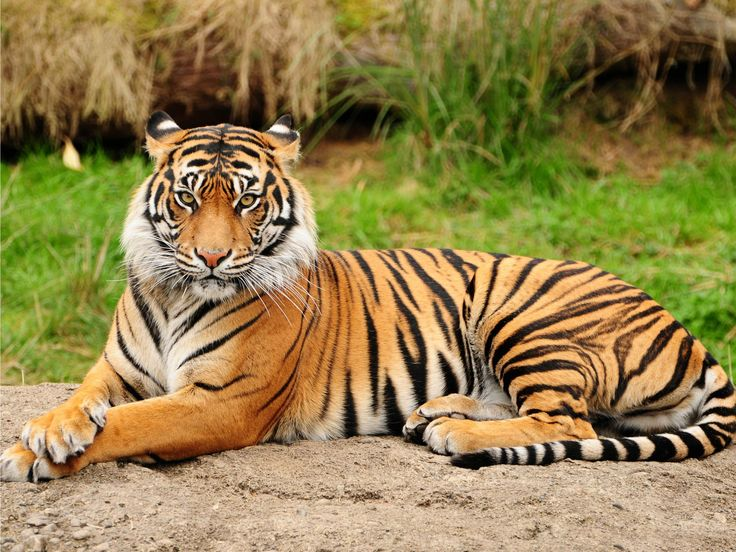
#> input picture images/tiger.jpg, 736 x 552 px
$ jupyter execute --allow-errors week_1.ipynb   (shell and % lines are left out)
#> lines starting #> are read from the running program, lines starting #| are printed output that depends on the picture
### labs/utils.py
import numpy as np
import copy
import cv2
import matplotlib.image as mpimg
from matplotlib import pyplot as plt
import random
from PIL import Image
from typing import Union
from sklearn.feature_extraction.image import check_array, _extract_patches, \
_compute_n_patches, check_random_state


def extract_patches_2d(image, patch_size, *, max_patches=None,
                       random_state=None):
    """Reshape a 2D image into a collection of patches

    The resulting patches are allocated in a dedicated array.

    Read more in the :ref:`User Guide <image_feature_extraction>`.

    Parameters
    ----------
    image : ndarray of shape (image_height, image_width) or \
        (image_height, image_width, n_channels)
        The original image data. For color images, the last dimension specifies
        the channel: a RGB image would have `n_channels=3`.

    patch_size : tuple of int (patch_height, patch_width)
        The dimensions of one patch.

    max_patches : int or float, default=None
        The maximum number of patches to extract. If `max_patches` is a float
        between 0 and 1, it is taken to be a proportion of the total number
        of patches.

    random_state : int, RandomState instance, default=None
        Determines the random number generator used for random sampling when
        `max_patches` is not None. Use an int to make the randomness
        deterministic.
        See :term:`Glossary <random_state>`.

    Returns
    -------
    patches : array of shape (n_patches, patch_height, patch_width) or \
        (n_patches, patch_height, patch_width, n_channels)
        The collection of patches extracted from the image, where `n_patches`
        is either `max_patches` or the total number of patches that can be
        extracted.
    """
    i_h, i_w = image.shape[:2]
    p_h, p_w = patch_size

    if p_h > i_h:
        raise ValueError("Height of the patch should be less than the height"
                         " of the image.")

    if p_w > i_w:
        raise ValueError("Width of the patch should be less than the width"
                         " of the image.")

    image = check_array(image, allow_nd=True)
    image = image.reshape((i_h, i_w, -1))
    n_colors = image.shape[-1]

    extracted_patches = _extract_patches(image,
                                         patch_shape=(p_h, p_w, n_colors),
                                         extraction_step=patch_size[0])

    n_patches = _compute_n_patches(i_h, i_w, p_h, p_w, max_patches)
    if max_patches:
        rng = check_random_state(random_state)
        i_s = rng.randint(i_h - p_h + 1, size=n_patches)
        j_s = rng.randint(i_w - p_w + 1, size=n_patches)
        patches = extracted_patches[i_s, j_s, 0]
    else:
        patches = extracted_patches

    patches = patches.squeeze()
    # remove the color dimension if useless
    if patches.shape[-1] == 1:
        return patches.reshape((n_patches, p_h, p_w))
    else:
        return patches


# [170 lines left out: functions resize, colourize, binarize, order_points, four_point_transform, draw_corners and 3 more, not called in this run]

### labs/week_1.ipynb
# Week 1 Inroduction

This is an unassessed coursework to help you learn some key Python features that you will undoubtedly need at some point during this module.
For those of you who haven't used Python before please work through [Intro-to-Python](https://gitlab.erc.monash.edu.au/andrease/Python4Maths/-/tree/master/Intro-to-Python) gitlab notebooks they provide excellent introduction to Python.
From 00-07 will be more than sufficient to get you used to Python and of course it will be better if you did more.
And for those who have previous Python experience feel free to skip them.

This coursework should be worked on during the scheduled tutorial sessions where you can ask questions if you get stuck.

[cell 1]
import numpy as np
import cv2
import matplotlib.image as mpimg
from matplotlib import pyplot as plt

## Task 1. Basic loading and displaying
In this task you will learn how to load, display and convert to gray scale RGB images.
### 1.1 Display image
Download a color image and place it in the images' folder if you like or use the images already there.
Now load the image and display it but be careful as different loading functions can represent images in a different datatype or different channels order.

`Hint: images in python can be though of as a multidimentional array`

[cell 2]
# fill in missing part
# img = np.empty((100,100,3)) # replace this code and load your image
from PIL import Image
#> (the rest of this cell did not finish here and is left out)

Play a bit with the image and understand how the images are represented in Python for example try:
- Printing the shape
- Try accessing image channels
- Display each channel separately
- Swap the channels and display the image

Did you notice any differences when you swapped the channels? or visualized only one channel ata time?

### 1.2 Convert to gray scale
`Hint: try using cvtColor from openCV packge`

[cell 3]
img = cv2.imread('../images/tiger.jpg') # replace this code and load your image
#> img is the input picture: shape (552, 736, 3); mean B, G, R 77.8, 129.6, 147.9
gray_img = cv2.cvtColor(img, cv2.COLOR_RGB2GRAY)
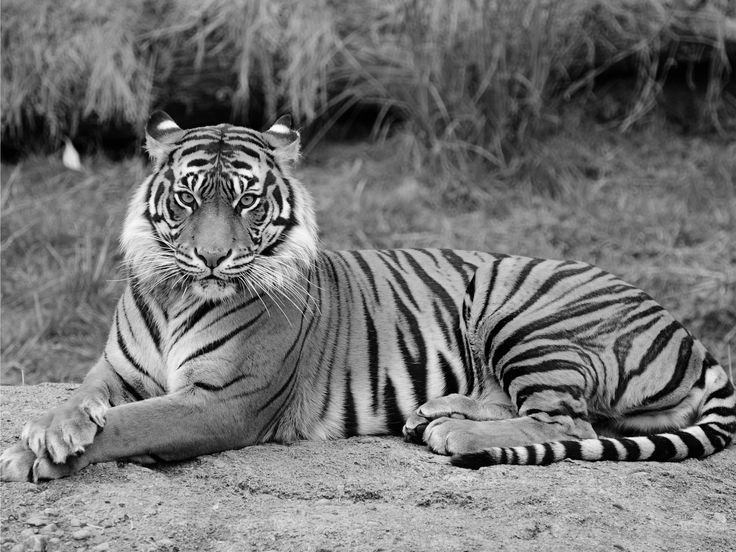
#> gray_img: shape (552, 736); min 0, max 254, mean 116.1

# display the image
cv2.imshow('gray_img', gray_img)
cv2.waitKey(0)

Try writing your oen method to convert RGB images to gray scale.

[cell 4]
def to_gray(img):
    '''
    Convert and RGB image into gray scale
    :param img: RBG image with size HxWx3
    :return: gray scaled image of size HxW
    '''
    assert len(img.shape) == 3, f'Wrong input image dimensions, we expected an input of size HxWxC instead we got {img.shape}'
    h,w,c = img.shape
#> h = 552; w = 736; c = 3
    gray_img = 1/3*(img[:,:,0]*0.3+img[:,:,1]*0.59+img[:,:,2]*0.11)

    assert gray_img.shape == (h,w), 'Wrong spacial dimensions, your method should only change the channel dimension'
    return gray_img

[cell 5]
gray_img = to_gray(np.array(img))
gray_img.shape
plt.imshow(gray_img, cmap=plt.cm.gray)

## More advanced basics
Now we have learned how to load and display images, and we have some information about how Python represent images we can do more advance image manipulations.

### 2.1 Transpose
Flip the image across its diagonal.

[cell 6]
img = plt.imread('../images/sample_image.jpg')
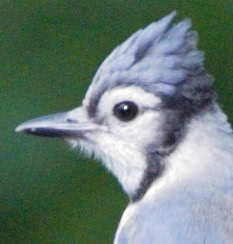
#> input picture images/sample_image.jpg, 233 x 244 px
#> img is the input picture: shape (244, 233, 3); mean R, G, B 105.4, 124.4, 117.2
img_flip = np.transpose(np.array(img), (1,0,2))
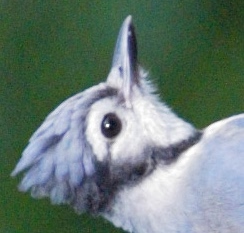
#> img_flip: shape (233, 244, 3); mean R, G, B 105.4, 124.4, 117.2
# # display the image
plt.imshow(img_flip)

### 2.2 Split the image
Split the image into four equal parts and display each of them.
You can display each of them separately or preferably in a single plot using `subplots`.

[cell 7]
first_part = img[0:int(img.shape[0]/2),0:int(img.shape[1]/2),:]
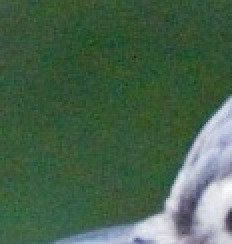
#> first_part: shape (122, 116, 3) (shown 2 times larger); mean R, G, B 71.9, 99.6, 76.3
second_part = img[0:int(img.shape[0]/2),int(img.shape[1]/2):,:]
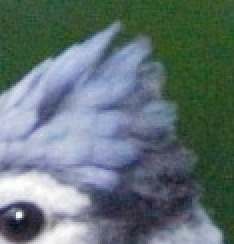
#> second_part: shape (122, 117, 3) (shown 2 times larger); mean R, G, B 97.6, 114.2, 116.4
third_part = img[int(img.shape[0]/2):,0:int(img.shape[1]/2),:]
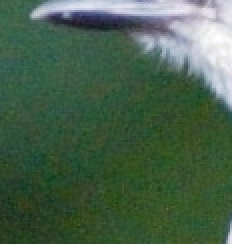
#> third_part: shape (122, 116, 3) (shown 2 times larger); mean R, G, B 71.1, 97.3, 74.5
fourth_part = img[int(img.shape[0]/2):,int(img.shape[1]/2):,:]
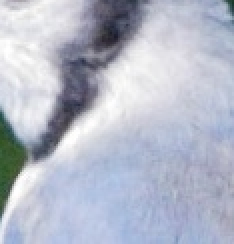
#> fourth_part: shape (122, 117, 3) (shown 2 times larger); mean R, G, B 180.6, 185.8, 200.7

plt.subplot(2,2,1)
plt.imshow(first_part)
plt.subplot(2,2,2)
plt.imshow(second_part)
plt.subplot(2,2,3)
plt.imshow(third_part)
plt.subplot(2,2,4)
plt.imshow(fourth_part)

## Scaling and loops
Use openCV python routines to scale down the image and plot them side by side with the full scaled image.
Write your own function to scale down the image using an average of 4 pixels.

[cell 8]
img = cv2.imread('../images/Lenna.png')
cv2.imshow('awdf',img)
cv2.waitKey(0)

[cell 9]
img = cv2.imread('../images/sample_image.jpg') # replace this part

axes = plt.subplot(2,1,1)
# display original image
plt.imshow(np.array(img))

# display scaled down image
axes = plt.subplot(2,1,2)
scaled_img = cv2.resize(img,(int(img.shape[0]/2), int(img.shape[1]/2)))
plt.imshow(scaled_img)
#> figure, not shown here; B, G, R data is drawn as R, G, B

[cell 10]
def average_scale_down(img):
    '''
    Scale down and RGB image
    :param img: RBG image with size HxWx3
    :return: scaled_img: RBG scaled down image with size (H/4)x(W/4)x3
    '''
    assert len(img.shape) == 3, f'Wrong input image dimensions, we expected an input of size HxWxC instead we got {img.shape}'
    h,w,c = img.shape
#> h = 244; w = 233; c = 3

    scaled_img = np.zeros([img.shape[0]//2, img.shape[1]//2, 3])
    for i in range(0, img.shape[0]-1, 2):
        for j in range(0, img.shape[1]-1, 2):
            scaled_img[i//2,j//2] = np.sum(img[i:i+2,j:j+2])/4
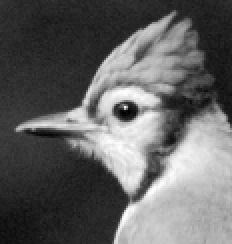
#> scaled_img: shape (122, 116, 3) float64 (shown 2 times larger); min 79, max 764, mean 347; drawn with min black and max white

    assert scaled_img.shape == (h//2,w//2, 3), f'Wrong spacial dimensions, your method should reduce the spacial dimensions by a factor of four we expect {(h//2,w//2, 3)} instead we have {scaled_img.shape}'
    return scaled_img

[cell 11]
scaled_img = average_scale_down(img)
scaled_img  = np.array(scaled_img, dtype=np.int32)
plt.imshow(scaled_img)
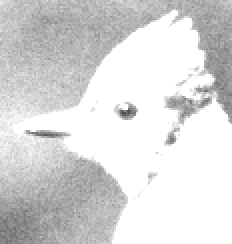
#> shown: shape (122, 116, 3) (shown 2 times larger); min 79, max 255, mean 216.8

Similarly, how can you double the size of an image?
What sort of artefacts are visible if you do so?
Try and code this out yourself.

### Advanced
Nested loops can take a lot of time you may already noticed, rewrite your scale down function without using loops.

`Hint: make use of extrcat 2d pathes in sklearn alredy impelemnted for you in utils`

[cell 12]
from utils import *
scaled_img = extract_patches_2d(img, patch_size=[2,2])

[cell 13]
scaled_img.shape
#> Out = (122, 116, 2, 2, 3)

[cell 14]
plt.imshow(scaled_img[:,:,1,1,:])
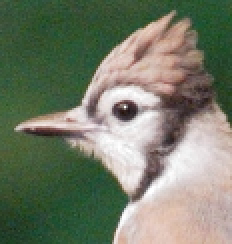
#> shown: shape (122, 116, 3) (shown 2 times larger); mean R, G, B 117.4, 124.7, 105.7
